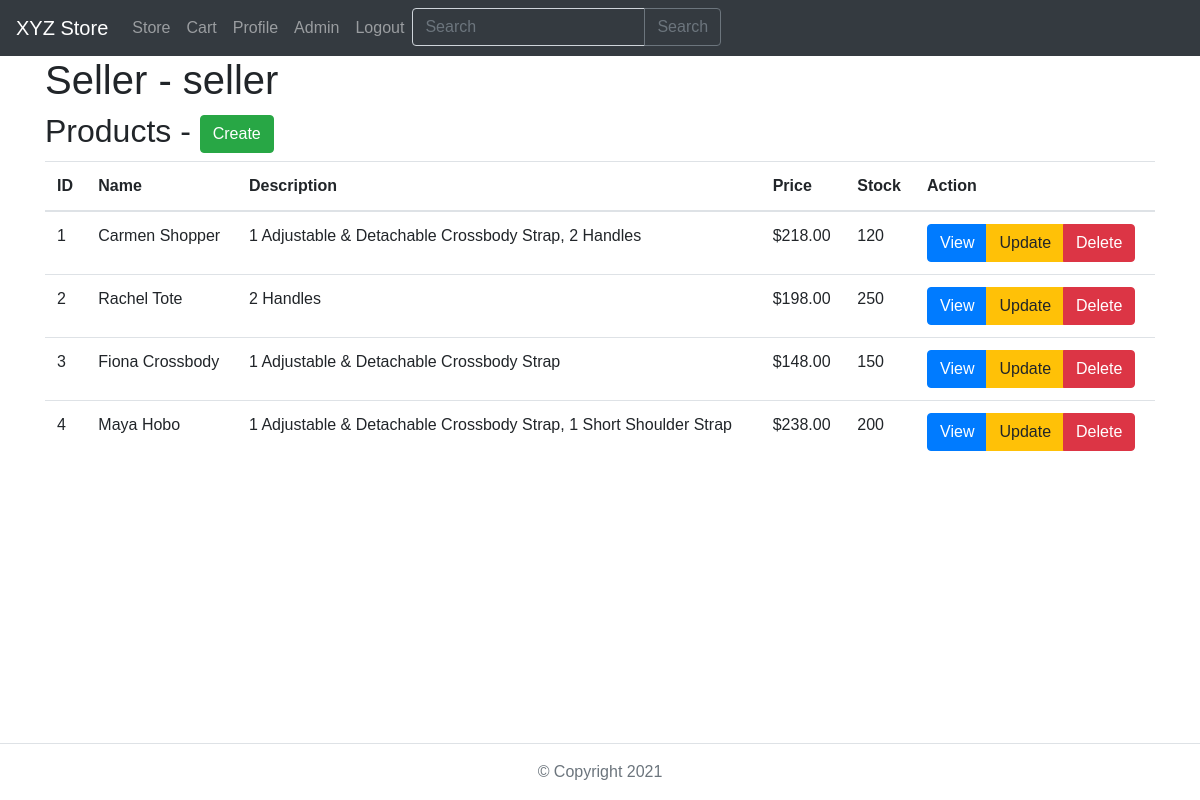
The app's page /admin (signed in) with its own data.
### classes/models.py (models this page shows, shortened)
class User(UserMixin, db.Model):
    id = db.Column(db.Integer, primary_key=True)
    username = db.Column(db.String(25), unique=True, nullable=False)
    email = db.Column(db.String(120), unique=True, nullable=False)
    password = db.Column(db.String(80), nullable=False)
    date_created = db.Column(db.DateTime, default=datetime.now)
    status = db.Column(db.Boolean(), nullable=False, default=True)
    roles = db.relationship(
        "Role",
        secondary=roles_users,
        backref=db.backref("users", lazy="dynamic"),
    )
    reviews = db.relationship("Review", backref=db.backref("user"))
    orders = db.relationship("Orders", backref=db.backref("user"))
    credit_cards = db.relationship(
        "CreditCard",
        backref=db.backref("user"),
        cascade="all, delete, delete-orphan",
    )
    addresses = db.relationship(
        "Address",
        backref=db.backref("user"),
        cascade="all, delete, delete-orphan",
    )

class Product(db.Model):
    __tablename__ = "product"
    __table_args__ = {"extend_existing": True}
    product_id = db.Column(db.Integer, primary_key=True)
    product_name = db.Column(db.String(100), nullable=False)
    description = db.Column(db.String(100), nullable=False)
    image = db.Column(db.String(50), nullable=False)
    price = db.Column(db.Numeric(10, 2), nullable=False)
    quantity = db.Column(db.Integer, nullable=False)
    deleted = db.Column(db.Boolean(), default=False)
    query_class = QueryWithSoftDelete

### app.py (the view)
@app.route("/admin")
@login_required
@restricted(access_level="admin page")
def admin():
    context = {
        "current_user": current_user,
        "users": User.query.order_by(User.id).all(),
        "products": Product.query.order_by(Product.product_id).all(),
        "current_user_roles": [i.name for i in current_user.roles],
    }
    return render_template("admin.html", **context)

### app.py (called while the page is built)
def restricted(access_level):
    def decorator(func):
        @wraps(func)
        def wrapper(*args, **kwargs):
            current_user_roles = [i.name for i in current_user.roles]
            if access_level == "admin page" and not any(
                i in current_user_roles for i in ["Admin", "Seller", "Staff"]
            ):
                abort(404)
            elif access_level == "admin" and "Admin" not in current_user_roles:
                abort(404)
            elif (
                access_level == "seller" and "Seller" not in current_user_roles
            ):
                abort(404)
            elif access_level == "staff" and "Staff" not in current_user_roles:
                abort(404)
            return func(*args, **kwargs)
        return wrapper
    return decorator

@login_manager.user_loader
def load_user(user_id):
    return User.query.get(int(user_id))

@app.after_request
def add_header(response):
    response.headers[
        "Strict-Transport-Security"
    ] = "max-age=31536000; includeSubDomains"
    response.headers["X-Content-Type-Options"] = "nosniff"
    response.headers["X-Frame-Options"] = "SAMEORIGIN"
    response.headers["X-XSS-Protection"] = "1; mode=block"
    return response

### classes/models.py (called while the page is built)
    def __new__(cls, *args, **kwargs):
        obj = super(QueryWithSoftDelete, cls).__new__(cls)
        obj._with_deleted = kwargs.pop("_with_deleted", False)
        if len(args) > 0:
            super(QueryWithSoftDelete, obj).__init__(*args, **kwargs)
            return (
                obj.filter_by(deleted=False) if not obj._with_deleted else obj
            )
        return obj

### templates/admin.html (shortened to what this page needs)
{% extends "base.html" %}
{% block content %}
{% if "Admin" in current_user_roles %}
<h1>Admin - {{ current_user.username }}</h1>
{% elif "Seller" in current_user_roles %}
<h1>Seller - {{ current_user.username }}</h1>
{% elif "Staff" in current_user_roles %}
<h1>Staff - {{ current_user.username }}</h1>
{% endif %}
{% if ("Seller" or "Staff") in current_user_roles %}
<h2>Products - {% if "Seller" in current_user_roles %}<button
    class="btn btn-success"
    onclick="location.href='/products/new'">Create</button>{% endif %}</h2>
<div class="table-container">
  <table class="table">
    <thead>
      <tr>
        <th>ID</th>
        <th>Name</th>
        <th>Description</th>
        <th>Price</th>
        <th>Stock</th>
        <th>Action</th>
      </tr>
    </thead>
    <tbody>
      {% for product in products %}
      <tr>
        <td>{{ product.product_id }}</td>
        <td>{{ product.product_name }}</td>
        <td>{{ product.description }}</td>
        <td>${{ product.price }}</td>
        <td>{{ product.quantity }}</td>
        <td>
          <div class="btn-group">
            <button class="btn btn-primary"
              onclick="location.href='/product/{{ product.product_id }}'">
              View</button>
            {% if "Seller" in current_user_roles %}
            <button class="btn btn-warning"
              onclick="location.href='/products/{{ product.product_id }}/update'">
              Update</button>
            <button class="btn btn-danger"
              onclick="confirm('Are you sure you want to delete this product?') && (location.href='/products/{{ product.product_id }}/delete')">
              Delete</button>
            {% endif %}
          </div>
        </td>
      </tr>
      {% endfor %}
    </tbody>
  </table>
</div>
</div>
{% endif %}
{% endblock %}

### static/css/styles.css (style rules this page uses)
body { margin: 0; font-family: "Source Sans Pro", sans-serif; }

### templates/admin.html (style rules this page uses)
.table-container { overflow-x: auto; }
table { border-collapse: collapse; }
td { position: relative; padding: 5px 10px; }

### records on screen
User: username "seller"
Product: product_id "1", product_name "Carmen Shopper", description "1 Adjustable & Detachable Crossbody Strap, 2 Handles", price "218.00", quantity "120"
Product: product_id "2", product_name "Rachel Tote", description "2 Handles", price "198.00", quantity "250"
Product: product_id "3", product_name "Fiona Crossbody", description "1 Adjustable & Detachable Crossbody Strap", price "148.00", quantity "150"
Product: product_id "4", product_name "Maya Hobo", description "1 Adjustable & Detachable Crossbody Strap, 1 Short Shoulder Strap", price "238.00", quantity "200"
